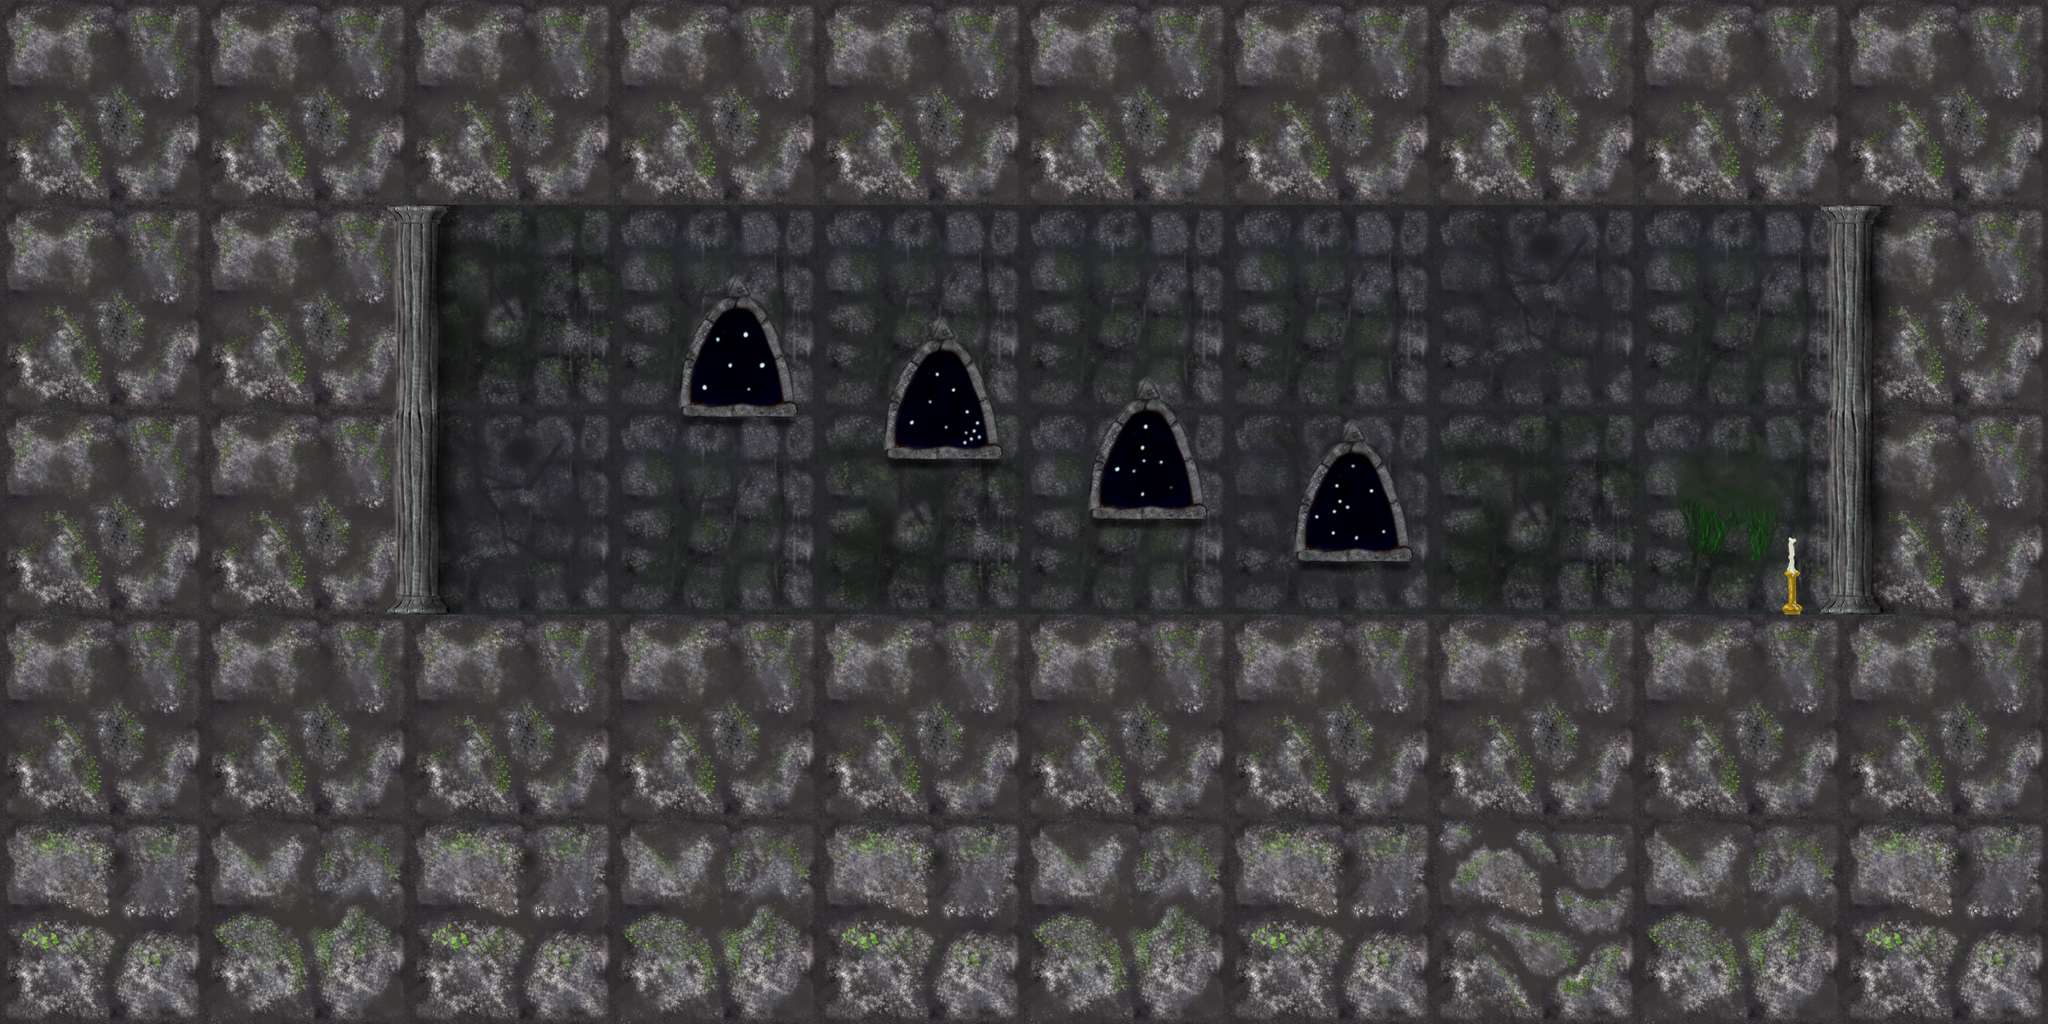

A 2D game scene composited from a Tiled map and its tileset images. What follows is a short description and the map's XML, with each tile layer's data collapsed to a summary:
An orthogonal 40x20 tile map with 64x64 px tiles, 4 tile layers (background, solid, furniture, furniture 2), 3 tilesets and 5 objects (PlayerStart, Door, Tip, Story, Item).

<map version="1.0" orientation="orthogonal" width="40" height="20" tilewidth="64" tileheight="64">
 <tileset firstgid="1" name="walls" tilewidth="256" tileheight="256">
  <image source="../images/wall.png" width="1024" height="1024" />
 </tileset>
 <tileset firstgid="17" name="furniture" tilewidth="256" tileheight="256">
  <image source="../images/furniture.png" width="1024" height="1024" />
 </tileset>
 <tileset firstgid="33" name="items" tilewidth="128" tileheight="128">
  <image source="../images/items.png" width="1024" height="1024" />
 </tileset>
 <layer name="background" width="40" height="20">
  <data>[800 cells, 24 non-empty, 7 distinct tile ids]</data>
 </layer>
 <layer name="solid" width="40" height="20">
  <data>[800 cells, 26 non-empty, 1 distinct tile ids]</data>
 </layer>
 <layer name="furniture" width="40" height="20">
  <data>[800 cells, 9 non-empty, 6 distinct tile ids]</data>
 </layer>
 <layer name="furniture 2" width="40" height="20">
  <data>[800 cells, 4 non-empty, 2 distinct tile ids]</data>
 </layer>
 <objectgroup name="markers" width="40" height="20">
  <object type="PlayerStart" x="640" y="512" width="128" height="256" />
  <object type="Door" x="1792" y="512" width="256" height="256">
   <properties>
    <property name="LeadsTo" value="Hall" />
   </properties>
  </object>
  <object type="Tip" x="1728" y="512" width="384" height="256">
   <properties>
    <property name="Text" value="To go through a door, press up (W or Up Arrow), if it is not locked." />
   </properties>
  </object>
  <object type="Story" x="1280" y="512" width="256" height="256">
   <properties>
    <property name="Text" value="It's lonely here.|Maybe some teddy bears would cheer me up?" />
   </properties>
  </object>
  <object type="Item" x="1536" y="640" width="128" height="128">
   <properties>
    <property name="Type" value="TeddyBear" />
   </properties>
  </object>
 </objectgroup>
</map>
